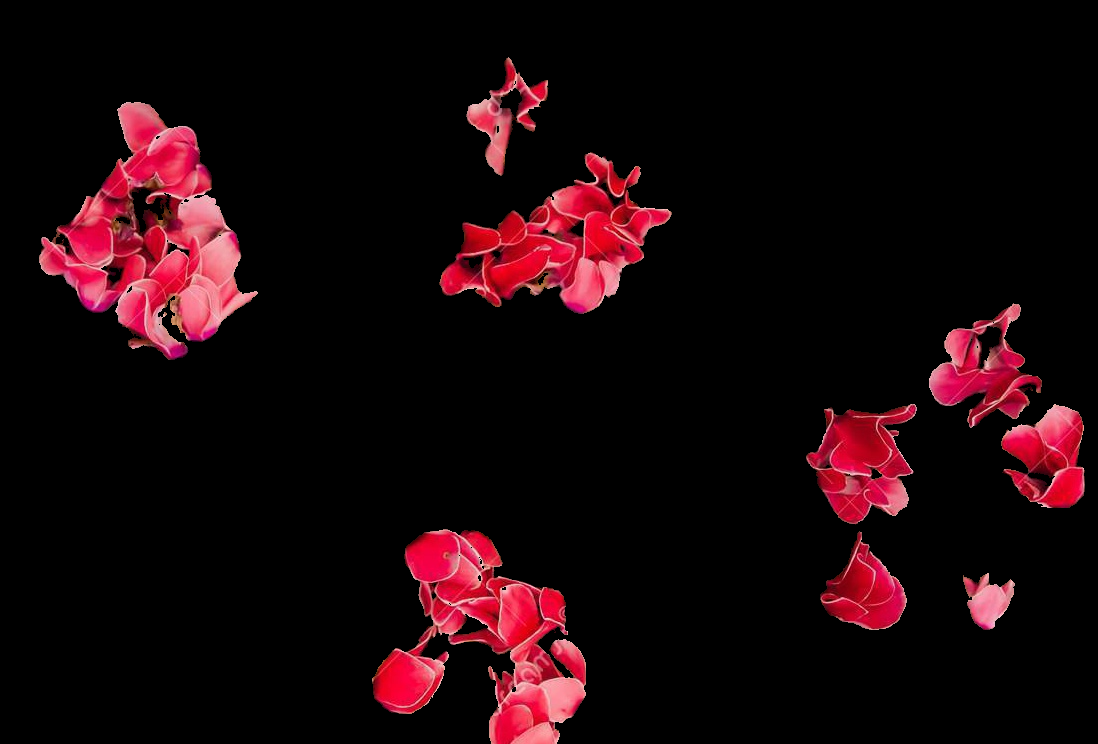
#> input picture random_test/flowers-topview/masked.png, 1098 x 744 px
$ python -i trait_extract_parallel_tara_root.py   (imports and definitions only)
#> lines starting #> are read from the running program, lines starting #| are printed output that depends on the picture
#> further down, picture is the input picture: shape (744, 1098, 3); mean B, G, R 10, 6.6, 25.5
'''
Name: trait_extract_parallel.py

Version: 1.0

Summary: Extract plant shoot traits (larea, solidity, max_width, max_height, avg_curv, color_cluster) by paralell processing

Author: suxing liu

Author-email: suxingliu@gmail.com

Created: 2018-09-29

USAGE:

time python3 trait_extract_parallel_tara_root.py -p ~/example/Tara_data/test/ -ft jpg -s YCC -c 2 -min 10000

'''

# import the necessary packages
import os
import glob
import utils

from collections import Counter
from collections import OrderedDict

import argparse

from sklearn.cluster import KMeans
from sklearn.cluster import MiniBatchKMeans

from skimage.feature import peak_local_max
from skimage.morphology import medial_axis
from skimage import img_as_float, img_as_ubyte, img_as_bool, img_as_int
from skimage import measure
from skimage.color import rgb2lab, deltaE_cie76
from skimage import morphology
from skimage.segmentation import clear_border, watershed
from skimage.measure import regionprops

from scipy.spatial import distance as dist
from scipy import optimize
from scipy import ndimage
from scipy.interpolate import interp1d

#from skan import skeleton_to_csgraph, Skeleton, summarize, draw

#import networkx as nx

import imutils

import numpy as np
import argparse
import cv2

import matplotlib.pyplot as plt
import matplotlib.patches as mpatches

import math
import openpyxl
import csv

from tabulate import tabulate

import warnings
# [1 line not run here, left out]

import psutil
import concurrent.futures
import multiprocessing
from multiprocessing import Pool
from contextlib import closing

from pathlib import Path


from matplotlib import collections

import matplotlib.colors


MBFACTOR = float(1<<20)

class ComputeCurvature:

    # [9 lines left out: function __init__, not called in this run]

    def calc_r(self, xc, yc):
        """ calculate the distance of each 2D points from the center (xc, yc) """
        return np.sqrt((self.xx-xc)**2 + (self.yy-yc)**2)

    # [28 lines left out: functions f, df, fit, not called in this run]


class ColorLabeler:
    # [307 lines left out: functions __init__, label, mkdir, color_cluster_seg, medial_axis_image, skeleton_bw and 2 more, not called in this run]


def circle_detection(image):

    """Detecting Circles in Images using OpenCV and Hough Circles

    Inputs:

        image: image loaded

    Returns:

        circles: detcted circles

        circle_detection_img: circle overlayed with image

        diameter_circle: diameter of detected circle

    """

    # create background image for drawing the detected circle
    output = image.copy()

    # obtain image dimension
    img_height, img_width, n_channels = image.shape
#> img_height = 744; img_width = 1098; n_channels = 3

    #backup input image
    circle_detection_img = image.copy()

    # change image from RGB to Gray scale
    gray = cv2.cvtColor(image, cv2.COLOR_BGR2GRAY)
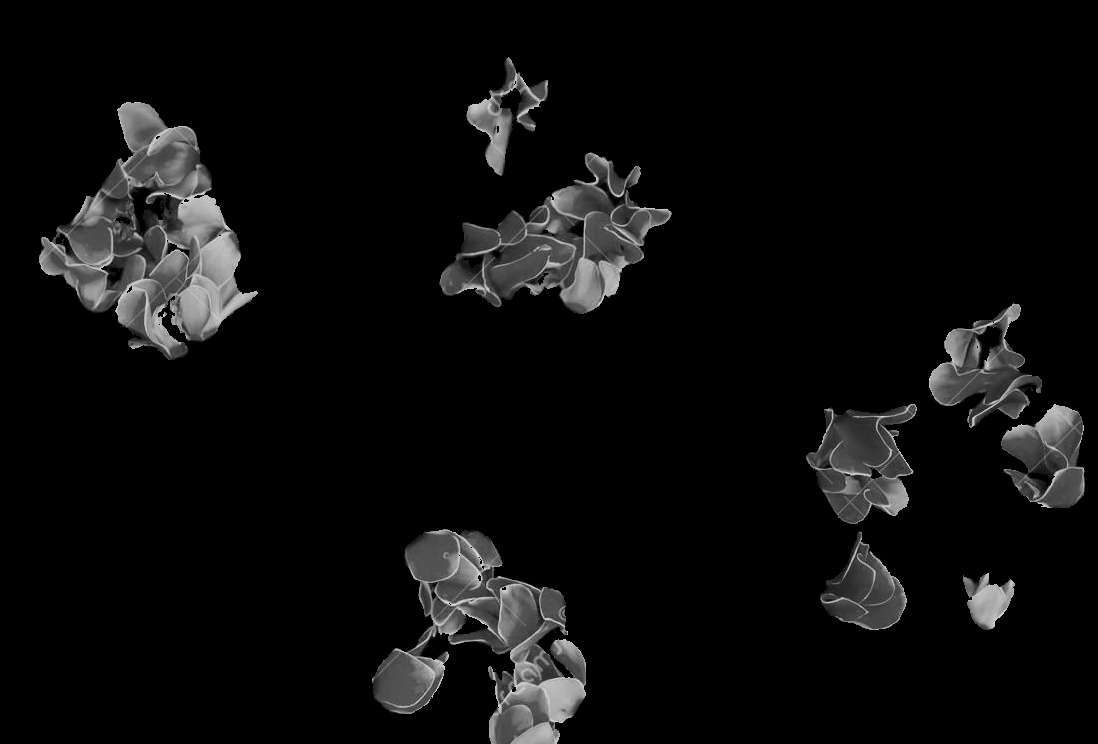
#> gray: shape (744, 1098); min 0, max 222, mean 12.6

    # apply blur filter
    blurred = cv2.medianBlur(gray, 25)
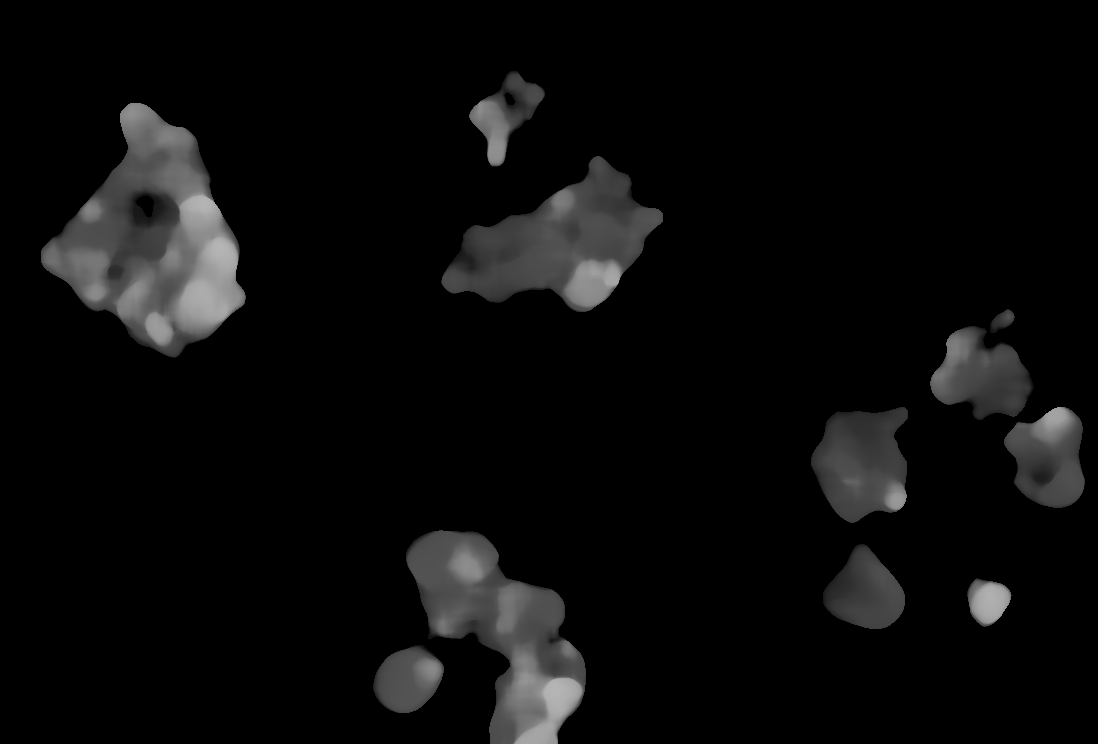
#> blurred: shape (744, 1098); min 0, max 181, mean 11

    # setup parameters for circle detection

    # This parameter is the inverse ratio of the accumulator resolution to the image resolution
    #(see Yuen et al. for more details). Essentially, the larger the dp gets, the smaller the accumulator array gets.
    dp = 1.5

    #Minimum distance between the center (x, y) coordinates of detected circles.
    #If the minDist is too small, multiple circles in the same neighborhood as the original may be (falsely) detected.
    #If the minDist is too large, then some circles may not be detected at all.
    minDist = 100

    #Gradient value used to handle edge detection in the Yuen et al. method.
    #param1 = 30

    #accumulator threshold value for the cv2.HOUGH_GRADIENT method.
    #The smaller the threshold is, the more circles will be detected (including false circles).
    #The larger the threshold is, the more circles will potentially be returned.
    #param2 = 30

    #Minimum/Maximum size of the radius (in pixels).
    #minRadius = 80
    #maxRadius = 120

    # detect circles in the image
    #circles = cv2.HoughCircles(blurred, cv2.HOUGH_GRADIENT, 1.2, minDist, param1=param1, param2=param2, minRadius=minRadius, maxRadius=maxRadius)

    # detect circles in the image
    circles = cv2.HoughCircles(blurred, cv2.HOUGH_GRADIENT, dp, minDist)
#> circles = None

    # initialize diameter of detected circle
    diameter_circle = 0


    circle_center_coord = []
    circle_center_radius = []
    idx_closest = 0


    # At leaset one circle is found
    if circles is not None:

        # Get the (x, y, r) as integers, convert the (x, y) coordinates and radius of the circles to integers
        circles = np.round(circles[0, :]).astype("int")

        if len(circles) < 2:

            print("Only one circle was found!\n")

        else:

            print("More than one circles were found!\n")

            idx_closest = 0

            #cv2.circle(output, (x, y), r, (0, 255, 0), 2)

        # loop over the circles and the (x, y) coordinates to get radius of the circles
        for (x, y, r) in circles:

            coord = (x, y)

            circle_center_coord.append(coord)
            circle_center_radius.append(r)

        if idx_closest == 0:

            print("Circle marker with radius = {} was detected!\n".format(circle_center_radius[idx_closest]))

        '''
        # draw the circle in the output image, then draw a center
        circle_detection_img = cv2.circle(output, circle_center_coord[idx_closest], circle_center_radius[idx_closest], (0, 255, 0), 4)
        circle_detection_img = cv2.circle(output, circle_center_coord[idx_closest], 5, (0, 128, 255), -1)

        # compute the diameter of coin
        diameter_circle = circle_center_radius[idx_closest]*2


        tmp_mask = np.zeros([img_width, img_height], dtype=np.uint8)

        tmp_mask = cv2.circle(tmp_mask, circle_center_coord[idx_closest], circle_center_radius[idx_closest] + 5, (255, 255, 255), -1)

        tmp_mask_binary = cv2.threshold(tmp_mask, 128, 255, cv2.THRESH_BINARY | cv2.THRESH_OTSU)[1]

        masked_tmp = cv2.bitwise_and(image.copy(), image.copy(), mask = ~tmp_mask_binary)
        '''

        (startX, startY) = circle_center_coord[idx_closest]

        endX = startX + int(r*1.2) + 1050
        endY = startY + int(r*1.2) + 1050

        #sticker_crop_img = output[startY:endY, startX:endX]

        sticker_crop_img = output

    else:

        print("No circle was found!\n")

        sticker_crop_img = output

        diameter_circle = 0

    return circles, sticker_crop_img, diameter_circle


# Detect tray in the image
# [87 lines left out: function tray_detect, not called in this run]

'''
def individual_object_seg(orig, labels, save_path, base_name, file_extension):

    num_clusters = 5

    (width, height, n_channel) = orig.shape

    for label in np.unique(labels):
    # if the label is zero, we are examining the 'background'
    # so simply ignore it
        if label == 0:
            continue

        # otherwise, allocate memory for the label region and draw
        # it on the mask
        mask = np.zeros((width, height), dtype="uint8")
        mask[labels == label] = 255

        # apply individual object mask
        masked = cv2.bitwise_and(orig, orig, mask = mask)

        # [7 lines of commented-out code are left out]

        mkpath_leaf = os.path.dirname(save_path) + '/leaf' + str(label)
        mkdir(mkpath_leaf)
        save_path_leaf = mkpath_leaf + '/'


        #define result path
        result_img_path = (save_path_leaf + 'leaf_' + str(label) + file_extension)
        cv2.imwrite(result_img_path, masked)

        #save color quantization result
        #rgb_colors = color_quantization(image, thresh, save_path, num_clusters)
        rgb_colors, counts = color_region(masked, mask, save_path_leaf, num_clusters)

        list_counts = list(counts.values())

        #print(type(list_counts))

        for value in list_counts:

            print(percentage(value, np.sum(list_counts)))
'''


'''
def watershed_seg_marker(orig, thresh, min_distance_value, img_marker):

    # compute the exact Euclidean distance from every binary
    # pixel to the nearest zero pixel, then find peaks in this
    # distance map
    D = ndimage.distance_transform_edt(thresh)

    gray = cv2.cvtColor(img_marker, cv2.COLOR_BGR2GRAY)
    img_marker = cv2.threshold(gray, 128, 255,cv2.THRESH_BINARY | cv2.THRESH_OTSU)[1]

    #localMax = peak_local_max(D, indices = False, min_distance = min_distance_value,  labels = thresh)

    # perform a connected component analysis on the local peaks,
    # using 8-connectivity, then appy the Watershed algorithm
    markers = ndimage.label(img_marker, structure = np.ones((3, 3)))[0]

    labels = watershed(-D, markers, mask = thresh)


    props = regionprops(labels)

    areas = [p.area for p in props]

    import statistics


    #outlier_list = outlier_doubleMAD(areas, thresh = 1.0)

    #indices = [i for i, x in enumerate(outlier_list) if x]

    print(areas)
    print(statistics.mean(areas))
    #
    #print(outlier_list)
    #print(indices)


    print("[INFO] {} unique segments found\n".format(len(np.unique(labels)) - 1))

    return labels
'''


# [350 lines left out: functions comp_external_contour, leaf_traits_computation, not called in this run]


def RGB2HEX(color):
    return "#{:02x}{:02x}{:02x}".format(int(color[0]), int(color[1]), int(color[2]))


def RGB2FLOAT(color):
    return "{:.2f}{:.2f}{:.2f}".format(int(color[0]/255.0), int(color[1]/255.0), int(color[2]/255.0))


'''
def color_quantization(image, mask, save_path, num_clusters):

    #grab image width and height
    (h, w) = image.shape[:2]

    #change the color storage order
    image = cv2.cvtColor(image, cv2.COLOR_BGR2RGB)

    #apply the mask to get the segmentation of plant
    masked_image = cv2.bitwise_and(image, image, mask = mask)

    # reshape the image to be a list of pixels
    pixels = masked_image.reshape((masked_image.shape[0] * masked_image.shape[1], 3))

    ############################################################
    #Clustering process
    ###############################################################
    # cluster the pixel intensities
    clt = MiniBatchKMeans(n_clusters = num_clusters)
    #clt = KMeans(n_clusters = args["clusters"])
    clt.fit(pixels)

    #assign labels to each cluster
    labels = clt.fit_predict(pixels)

    #obtain the quantized clusters using each label
    quant = clt.cluster_centers_.astype("uint8")[labels]

    # reshape the feature vectors to images
    quant = quant.reshape((h, w, 3))
    image_rec = pixels.reshape((h, w, 3))

    # convert from L*a*b* to RGB
    quant = cv2.cvtColor(quant, cv2.COLOR_RGB2BGR)
    image_rec = cv2.cvtColor(image_rec, cv2.COLOR_RGB2BGR)

    # display the images
    #cv2.imshow("image", np.hstack([image_rec, quant]))
    #cv2.waitKey(0)

    #define result path for labeled images
    result_img_path = save_path + 'cluster_out.png'

    # save color_quantization results
    cv2.imwrite(result_img_path,quant)

    #Get colors and analze them from masked image
    counts = Counter(labels)
    # sort to ensure correct color percentage
    counts = dict(sorted(counts.items()))

    center_colors = clt.cluster_centers_

    #print(type(center_colors))

    # We get ordered colors by iterating through the keys
    ordered_colors = [center_colors[i] for i in counts.keys()]
    hex_colors = [RGB2HEX(ordered_colors[i]) for i in counts.keys()]
    rgb_colors = [ordered_colors[i] for i in counts.keys()]


    #######################################################################################
    threshold = 60

    selected_color = rgb2lab(np.uint8(np.asarray([[rgb_colors[0]]])))

    for i in range(num_clusters):
        curr_color = rgb2lab(np.uint8(np.asarray([[rgb_colors[i]]])))
        diff = deltaE_cie76(selected_color, curr_color)
        if (diff < threshold):
            print("Color difference value is : {0} \n".format(str(diff)))
    ###########################################################################################
    #print(hex_colors)

    index_bkg = [index for index in range(len(hex_colors)) if hex_colors[index] == '#000000']

    #print(index_bkg[0])

    #print(counts)
    #remove background color
    del hex_colors[index_bkg[0]]
    del rgb_colors[index_bkg[0]]

    # Using dictionary comprehension to find list
    # keys having value .
    delete = [key for key in counts if key == index_bkg[0]]

    # delete the key
    for key in delete: del counts[key]

    fig = plt.figure(figsize = (6, 6))
    plt.pie(counts.values(), labels = hex_colors, colors = hex_colors)

    #define result path for labeled images
    result_img_path = save_path + 'pie_color.png'
    plt.savefig(result_img_path)

    # build a histogram of clusters and then create a figure representing the number of pixels labeled to each color
    hist = utils.centroid_histogram(clt)

    # remove the background color cluster
    clt.cluster_centers_ = np.delete(clt.cluster_centers_, index_bkg[0], axis=0)

    #build a histogram of clusters using center lables
    numLabels = utils.plot_centroid_histogram(save_path,clt)

    #create a figure representing the distribution of each color
    bar = utils.plot_colors(hist, clt.cluster_centers_)

    #save a figure of color bar
    utils.plot_color_bar(save_path, bar)

    return rgb_colors
'''

# [186 lines left out: functions get_cmap, color_region, _normalise_image, not called in this run]


'''
def overlay_skeleton_endpoints(image, stats, *, image_cmap=None, axes=None):

    image = _normalise_image(image, image_cmap=image_cmap)
    summary = stats
    # transforming from row, col to x, y
    #coords_cols = (['image-coord-src-%i' % i for i in [1, 0]] +
    #               ['image-coord-dst-%i' % i for i in [1, 0]])

    coords_cols_src = (['image-coord-src-%i' % i for i in [1, 0]])
    coords_cols_dst = (['image-coord-dst-%i' % i for i in [1, 0]])

    #coords = summary[coords_cols].values.reshape((-1, 1, 2))

    coords_src = summary[coords_cols_src].values
    coords_dst = summary[coords_cols_dst].values

    coords_src_x = [i[0] for i in coords_src]
    coords_src_y = [i[1] for i in coords_src]

    coords_dst_x = [i[0] for i in coords_dst]
    coords_dst_y = [i[1] for i in coords_dst]

    img_marker = np.zeros_like(image, dtype = np.uint8)
    img_marker.fill(0) # or img[:] = 255
    img_marker[list(map(int, coords_src_y)), list(map(int, coords_src_x))] = 255
    img_marker[list(map(int, coords_dst_y)), list(map(int, coords_dst_x))] = 255

    #print("img_marker")
    #print(img_marker.shape)

    if axes is None:
        fig, axes = plt.subplots()

    axes.axis('off')
    axes.imshow(image)

    axes.scatter(coords_src_x, coords_src_y, c = 'w')
    axes.scatter(coords_dst_x, coords_dst_y, c = 'w')

    return fig, img_marker
    #return coords
'''

# [63 lines left out: functions outlier_doubleMAD, isbright, not called in this run]


def remove_character_string(str_input):

    return str_input.replace('#', '')


# [379 lines left out: functions hex_mean_color, region_extracted, extract_traits, not called in this run]


# [228 lines not run here, left out]


>>> import cv2
>>> picture = cv2.imread('random_test/flowers-topview/masked.png')
>>> result = circle_detection(picture)
